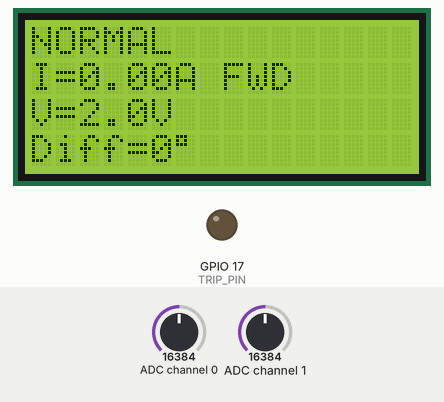
Recording of a program running on a simulated Raspberry Pi (BCM pin numbers). Shown: 16×4 character LCD, output pins drawn as LEDs (lit = HIGH). Inputs (shaded band) come from the test bench; at power-on: ADC channel 0 = 16384, ADC channel 1 = 16384 (analog values on the 0–32767 scale). The clock reads 2024-03-15 10:24:30 at power-on unless the program sets it; what the program prints to the terminal is not drawn.

Above: at 1.4 s.
1.5 s: ADC channel 0 set to 22936
At 1.94 s:
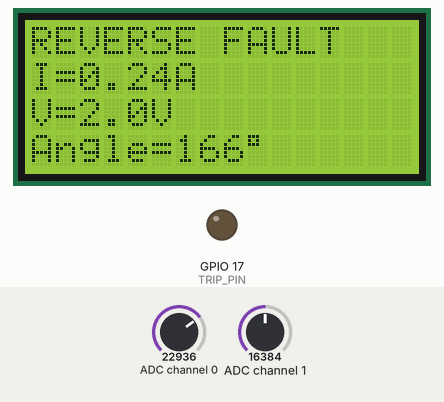
3.6 s: ADC channel 1 set to 9830
At 3.94 s:
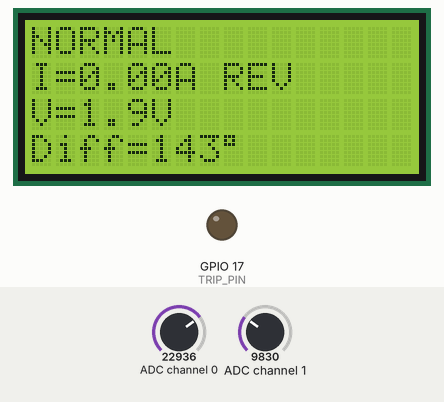
5.6 s: ADC channel 1 set to 3932
At 6.8 s:
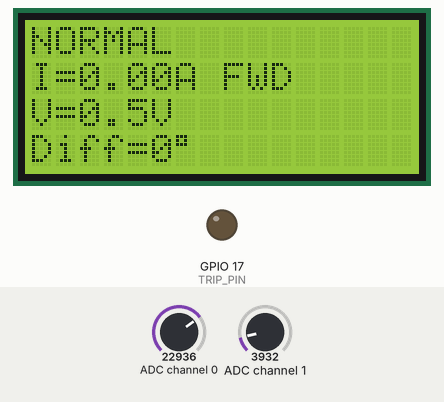
7.4 s: ADC channel 0 set to 28834
At 7.73 s:
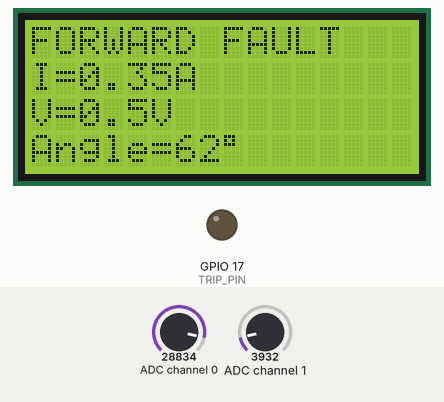
9.3 s: ADC channel 1 set to 0
At 9.72 s:
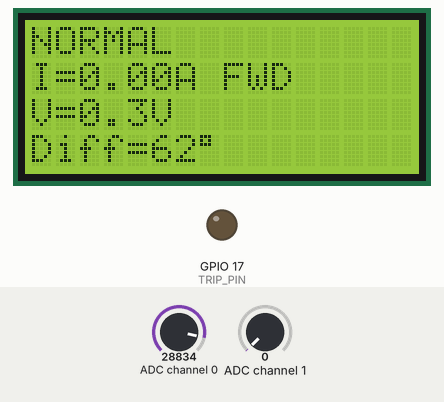
Timing chart, 0 to 12.3 s (numbered marks = the images above; inputs shaded):
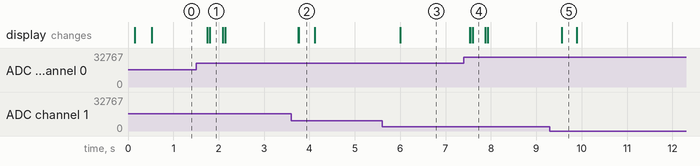

The program:

relay_fixed.py
```python
#!/usr/bin/env python3
import numpy as np
import time
#import RPi.GPIO as GPIO
import board
import busio
import adafruit_ads1x15.ads1115 as ADS
from adafruit_ads1x15.analog_in import AnalogIn
from RPLCD.i2c import CharLCD
import signal
import sys

# =========================
# HARDWARE SETUP
# =========================
# =========================
# HARDWARE SETUP
# =========================
# GPIO
from gpiozero import OutputDevice
import lgpio

TRIP_PIN = None

def init_gpio():
    """Initialize GPIO with error handling"""
    global TRIP_PIN
    try:
        TRIP_PIN = OutputDevice(17, active_high=True, initial_value=False)
        print("✓ GPIO17 initialized successfully")
        return True
    except Exception as e:
        print(f"⚠ Warning: GPIO17 initialization failed: {e}")
        print("  Attempting to reset GPIO...")
        try:
            # Try to reset the GPIO
            import os
            os.system("gpio -g mode 17 in")
            os.system("gpio -g mode 17 out")
            time.sleep(0.5)
            TRIP_PIN = OutputDevice(17, active_high=True, initial_value=False)
            print("✓ GPIO17 reset and initialized successfully")
            return True
        except Exception as e2:
            print(f"✗ GPIO17 initialization still failed: {e2}")
            print("  Relay will work but trip command will be disabled")
            return False

# Graceful shutdown handler
def cleanup(signum=None, frame=None):
    """Clean up resources on exit"""
    print("\n\nShutting down...")
    if TRIP_PIN is not None:
        try:
            TRIP_PIN.off()
            TRIP_PIN.close()
            print("✓ GPIO cleaned up")
        except:
            pass
    sys.exit(0)

# Register signal handlers for graceful shutdown
signal.signal(signal.SIGINT, cleanup)
signal.signal(signal.SIGTERM, cleanup)

# I2C bus
i2c = busio.I2C(board.SCL, board.SDA)

# ADS1115 ADC
ads = ADS.ADS1115(i2c)
# =========================
# ADS1115 ADC
# =========================
#ads = ADS.ADS1115(i2c)

# Gain 1 = ±4.096 V range
ads.gain = 1

# More stable than 860 SPS
ads.data_rate = 860

CH_CURRENT = AnalogIn(ads, 0)
CH_VOLTAGE = AnalogIn(ads, 1)

# =========================
# I2C DEVICE SCANNING
# =========================
def scan_i2c_devices(i2c_bus):
    """Scan I2C bus and return list of detected device addresses"""
    devices = []
    for address in range(0x03, 0x78):
        try:
            i2c_bus.writeto(address, bytes([0]))
            devices.append(hex(address))
            print(f"I2C device found at address: {hex(address)}")
        except (OSError, IOError):
            pass
    return devices

# Scan for connected devices (for debugging)
print("Scanning I2C bus for devices...")
detected_devices = scan_i2c_devices(i2c)
print(f"Detected I2C devices: {detected_devices}")

# =========================
# LCD 16x4 - Auto-detect address
# =========================
lcd = None
lcd_address = None

# First try common LCD expander addresses
common_addresses = [0x27, 0x3F, 0x20, 0x21,0x22, 0x23, 0x24, 0x25, 0x26, 0x38]

# Then try all detected addresses that aren't the ADS1115 (0x48)
detected_addrs = [int(addr, 16) for addr in detected_devices if addr != '0x48']
addresses_to_try = list(dict.fromkeys(common_addresses + detected_addrs))  # Remove duplicates

print(f"\nTrying to initialize LCD at detected addresses: {[hex(a) for a in addresses_to_try]}")

for addr in addresses_to_try:
    try:
        print(f"Attempting to initialize LCD at address {hex(addr)}...")
        lcd = CharLCD(
            i2c_expander='PCF8574',
            address=addr,
            port=1,
            cols=16,
            rows=4,
            auto_linebreaks=False
        )
        lcd.clear()
        lcd_address = addr
        print(f"✓ Successfully initialized LCD at address {hex(addr)}")
        break
    except (OSError, IOError) as e:
        print(f"  LCD not found at {hex(addr)}")
        lcd = None

if lcd is None:
    print("\n⚠ Warning: LCD could not be initialized at any address")
    print("Your LCD may not be connected or powered on.")
    print("Continuing without LCD display...")
    print("Expected values on LCD:")
    print("  - Line 1: 'Relay READY' or 'FAULT DETECTED' or 'NORMAL' or 'TRIP'")
    print("  - Line 2: Current (I) and Voltage (V) readings")
    print("  - Line 3: Mode info or 'Monitoring'")
    print("  - Line 4: Status info")

# =========================
# CONFIGURATION
# =========================
SYSTEM_FREQUENCY = 50
SAMPLES_PER_CYCLE = 64         # FIX: increased from 10 for better FFT
SETTING_CURRENT_RMS = 0.20
TMS = 0.3
RELAY_CHAR_ANGLE = 0           # FIX: added missing parameter
RELAY_MODE = "IDMT"
FORWARD_HALF_ANGLE = 90

# =========================
# VIRTUAL DISC (for IDMT)
# =========================
class VirtualDisc:
    """Virtual disc for IDMT timing"""
    def __init__(self):
        self.position = 0.0
        self.HALF_CYCLE_DURATION = 1.0 / (2 * SYSTEM_FREQUENCY)

    def reset(self):
        self.position = 0.0

    def idmt_trip_time(self, i_rms: float) -> float:
        """Standard Inverse trip time"""
        ratio = i_rms / SETTING_CURRENT_RMS
        if ratio <= 1.0:
            return float("inf")
        return (TMS * 0.14) / (ratio ** 0.02 - 1)

    def advance(self, i_rms: float) -> bool:
        """Advance disc by one cycle, return True when ready to trip"""
        t_trip = self.idmt_trip_time(i_rms)
        if t_trip == float("inf"):
            self.position = max(0.0, self.position - 5.0)
            return False

        interval = 1.0 / (SYSTEM_FREQUENCY * SAMPLES_PER_CYCLE)
        increment = (interval / t_trip) * 100.0
        self.position = min(100.0, self.position + increment)
        return self.position >= 100.0

disc = VirtualDisc()

# =========================
# ADC READING
# =========================
def read_voltage(channel):
    return channel.voltage

# =========================
# SAMPLING (FIXED for better timing)
# =========================
def sample_cycle():
    i_samples = []
    v_samples = []

    interval = 1.0 / (SYSTEM_FREQUENCY * SAMPLES_PER_CYCLE)
    next_time = time.perf_counter()

    for _ in range(SAMPLES_PER_CYCLE):
        i_samples.append(read_voltage(CH_CURRENT))
        v_samples.append(read_voltage(CH_VOLTAGE))

        next_time += interval

        while time.perf_counter() < next_time:
            time.sleep(0.00005)

    return np.array(i_samples), np.array(v_samples)

# =========================
# FFT (stable version)
# =========================
def compute_rms(x):
    if len(x) == 0:
        return 0.0
    x = x - np.mean(x)
    return float(np.sqrt(np.mean(x**2)))


# =========================
# FFT PHASE DETECTION
# =========================
def fft_phase(x):
    if len(x) == 0:
        return 0.0

    x = x - np.mean(x)

    if np.max(np.abs(x)) < 0.01:
        return 0.0

    # No Hanning window — preserves phase accuracy with few samples
    X = np.fft.fft(x)
    fundamental = X[1]
    phase = np.angle(fundamental, deg=True)

    return phase


# =========================
# LCD FUNCTION (FIXED)
# =========================
def lcd_print(l1="", l2="", l3="", l4=""):
    if lcd is None:
        print(f"LCD: {l1} | {l2} | {l3} | {l4}")
        return
    try:
        lcd.cursor_pos = (0, 0)
        lcd.write_string(str(l1).ljust(16)[:16])
        lcd.cursor_pos = (1, 0)
        lcd.write_string(str(l2).ljust(16)[:16])
        lcd.cursor_pos = (2, 0)
        lcd.write_string(str(l3).ljust(16)[:16])
        lcd.cursor_pos = (3, 0)
        lcd.write_string(str(l4).ljust(16)[:16])
    except Exception as e:
        print(f"LCD error: {e}")
# =========================
# FAULT DIRECTION
# =========================
# =========================
# FAULT DIRECTION
# =========================
def compute_rms_current(x):
    """For AC current: remove DC offset then RMS"""
    if len(x) == 0:
        return 0.0
    x = x - np.mean(x)
    return float(np.sqrt(np.mean(x**2)))

def compute_rms_voltage(x):
    """For voltage: true RMS including any DC component"""
    if len(x) == 0:
        return 0.0
    return float(np.sqrt(np.mean(x**2)))

# =========================
# DIRECTIONAL ELEMENT
# =========================
def is_forward(i_samples, v_samples, pre_fault_v_angle=None):

    i_angle = fft_phase(i_samples)
    v_angle = fft_phase(v_samples)

    angle_diff = i_angle - v_angle

    while angle_diff > 180:
        angle_diff -= 360

    while angle_diff < -180:
        angle_diff += 360

    print(
        f"V={v_angle:.1f}° "
        f"I={i_angle:.1f}° "
        f"Diff={angle_diff:.1f}°"
    )

    return abs(angle_diff) <= 90

# =========================
# TRIP
# =========================
def trip():
    if TRIP_PIN is not None:
        TRIP_PIN.on()
        time.sleep(0.1)
        TRIP_PIN.off()
        print("⚡ RELAY TRIPPED")
    else:
        print("⚠ Trip signal would be sent (GPIO not available)")

# =========================
# MAIN LOOP
# =========================


def run():
    init_gpio()
    last_update = 0
    LCD_RATE = 0.2
    pre_fault_v_angle = None
    lcd_print("Relay READY", "ADS1115 ACTIVE", "", "")

    while True:
        i, v = sample_cycle()
        i_rms = compute_rms_current(i)
        v_rms = compute_rms_voltage(v)

        # Always compute angle difference for direction
        i_angle = fft_phase(i)
        v_angle = fft_phase(v)
        angle_diff = i_angle - v_angle
        while angle_diff > 180:
            angle_diff -= 360
        while angle_diff < -180:
            angle_diff += 360
        is_fwd = abs(angle_diff) <= 90
        direction = "FWD" if is_fwd else "REV"

        print(f"I={i_rms:.2f}A V={v_rms:.2f}V Iang={i_angle:.1f}° Vang={v_angle:.1f}° Diff={angle_diff:.1f}°")

        fault = i_rms > SETTING_CURRENT_RMS

        # LCD update – separate displays for forward / reverse scenarios
        if time.time() - last_update > LCD_RATE:
            last_update = time.time()
            if not fault:
                lcd_print(
                    "NORMAL",
                    f"I={i_rms:.2f}A {direction}",
                    f"V={v_rms:.1f}V",
                    f"Diff={angle_diff:.0f}°"
                )
            else:
                # Show direction-specific header
                if is_fwd:
                    lcd_print(
                        "FORWARD FAULT",
                        f"I={i_rms:.2f}A",
                        f"V={v_rms:.1f}V",
                        f"Angle={angle_diff:.0f}°"
                    )
                else:
                    lcd_print(
                        "REVERSE FAULT",
                        f"I={i_rms:.2f}A",
                        f"V={v_rms:.1f}V",
                        f"Angle={angle_diff:.0f}°"
                    )

        # Fault handling (uses the same is_fwd)
        if fault:
            if RELAY_MODE == "INSTANTANEOUS":
                if is_fwd:
                    lcd_print("TRIP", "FORWARD FAULT", "BREAKER OPEN", "")
                    trip()
                    time.sleep(1)
            else:  # IDMT
                if disc.advance(i_rms):
                    if is_fwd:
                        lcd_print("TRIP", "FORWARD FAULT", "BREAKER OPEN", "")
                        trip()
                        disc.reset()
                        time.sleep(1)
                    else:
                        lcd_print("REVERSE FAULT - BLOCK", f"I={i_rms:.2f}A", f"V={v_rms:.1f}V", "NO TRIP")
                        disc.reset()
        else:
            pre_fault_v_angle = v_angle
            disc.reset()
# =========================
# ENTRY
# =========================
if __name__ == "__main__":
    try:
        run()
    except KeyboardInterrupt:
        cleanup()
    except Exception as e:
        print(f"Error: {e}")
        cleanup()
```

Measured:
- after the input at 1.5 s, the display: first changes after 0.25 s (image 1 shows a later state)
- after the input at 3.6 s, the display: first changes after 0.15 s (image 2 shows a later state)
- after the input at 5.6 s, the display: changes after 0.40 s (image 3)
- after the input at 7.4 s, the display: first changes after 0.14 s (image 4 shows a later state)
- after the input at 9.3 s, the display: changes after 0.26 s (image 5)
